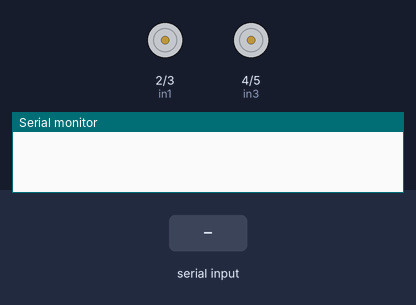
The sketch below on a simulated Arduino Uno, built with avr-gcc and run on an emulated ATmega328P. Parts: motor-driver pin pairs drawn as motors (green arrow = first pin HIGH = forward, orange = second pin HIGH = backward, longer = more drive, scaled by the enable pin), the last lines printed to the serial monitor. The inputs (shaded band) are chosen by the test bench.

Above: at 1.2 s.
1.3 s: "F" received over the second serial link
At 2.4 s:
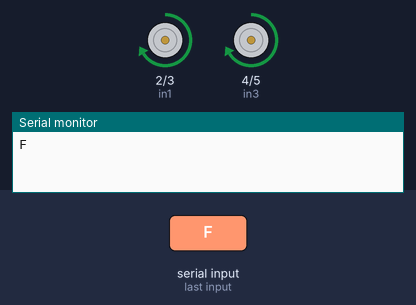
2.8 s: "B" received over the second serial link
At 3.5 s:
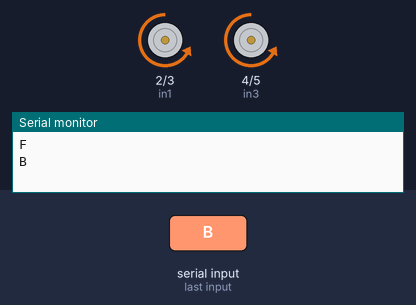
4.3 s: "L" received over the second serial link
At 4.6 s:
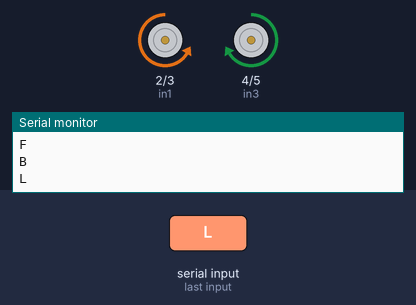
5.8 s: "R" received over the second serial link
At 7.0 s:
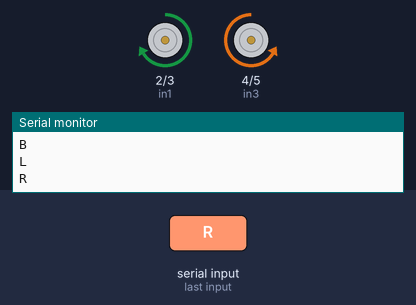
Timing chart, 0 to 8.3 s (numbered marks = the images above; inputs shaded):
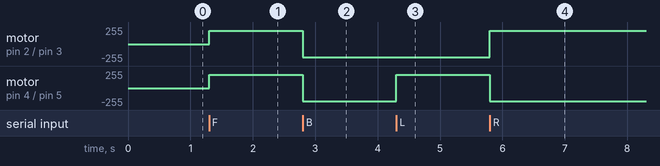

The sketch:

code.ino
```cpp
#include <SoftwareSerial.h>

SoftwareSerial BT(10,11);   // HC-05 Bluetooth

// Motor pins (L298N)
int in1 = 2;
int in2 = 3;
int in3 = 4;
int in4 = 5;

int ena = 6;   // Motor A speed
int enb = 9;   // Motor B speed

char cmd;

void setup()
{
  Serial.begin(9600);
  BT.begin(9600);

  pinMode(in1,OUTPUT);
  pinMode(in2,OUTPUT);
  pinMode(in3,OUTPUT);
  pinMode(in4,OUTPUT);

  pinMode(ena,OUTPUT);
  pinMode(enb,OUTPUT);

  // Motor speed
  analogWrite(ena,200);
  analogWrite(enb,200);
}

// -------- Movement Functions --------

void forward()
{
  digitalWrite(in1,HIGH);
  digitalWrite(in2,LOW);

  digitalWrite(in3,HIGH);
  digitalWrite(in4,LOW);
}

void back()
{
  digitalWrite(in1,LOW);
  digitalWrite(in2,HIGH);

  digitalWrite(in3,LOW);
  digitalWrite(in4,HIGH);
}

void left()
{
  digitalWrite(in1,LOW);
  digitalWrite(in2,HIGH);

  digitalWrite(in3,HIGH);
  digitalWrite(in4,LOW);
}

void right()
{
  digitalWrite(in1,HIGH);
  digitalWrite(in2,LOW);

  digitalWrite(in3,LOW);
  digitalWrite(in4,HIGH);
}

void stopbot()
{
  digitalWrite(in1,LOW);
  digitalWrite(in2,LOW);

  digitalWrite(in3,LOW);
  digitalWrite(in4,LOW);
}

// -------- Main Loop --------

void loop()
{
  if(BT.available())
  {
    cmd = BT.read();

    Serial.println(cmd);   // Debug (optional)

    if(cmd == 'F')
    {
      forward();
    }

    else if(cmd == 'B')
    {
      back();
    }

    else if(cmd == 'L')
    {
      left();
    }

    else if(cmd == 'R')
    {
      right();
    }

    else if(cmd == 'S')
    {
      stopbot();
    }
  }
}
```

Measured:
- after the input at 1.3 s, motor on pin 2 (in1) / pin 3 (in2), motor on pin 4 (in3) / pin 5 (in4): stopped → forward 200/255 at once
- after the input at 2.8 s, motor on pin 2 (in1) / pin 3 (in2), motor on pin 4 (in3) / pin 5 (in4): forward 200/255 → backward 200/255 at once
- after the input at 4.3 s, motor on pin 4 (in3) / pin 5 (in4): backward 200/255 → forward 200/255 at once
- after the input at 5.8 s, motor on pin 2 (in1) / pin 3 (in2): backward 200/255 → forward 200/255 at once; motor on pin 4 (in3) / pin 5 (in4): forward 200/255 → backward 200/255 at once
